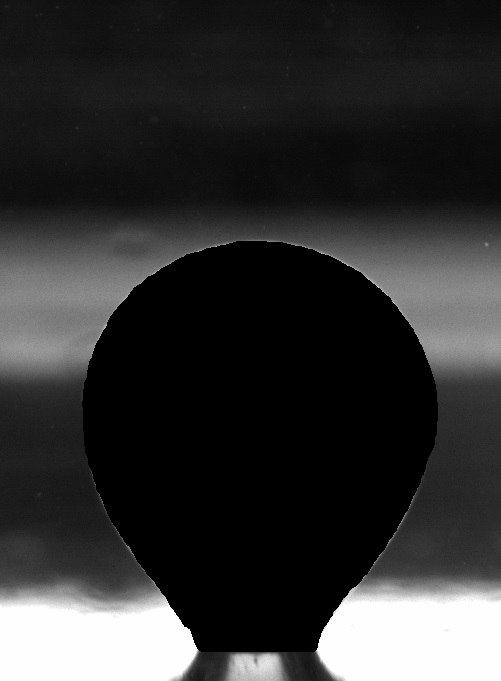
%> input picture 10111.tif, 501 x 681 px
$ octave bound-detect-sv_2.m   (GNU Octave 9; MATLAB toolbox functions it lacks are replaced by stand-ins)
%> lines starting %> are read from the running program, lines starting %| are printed output that depends on the picture
%% 清空环境变量
clear
clc

%% 读取图片
data = double(imread('10111.tif'));
%> data: size 681x501 double; min 0, max 255, mean 49.5; mean of the top-left, top-right, bottom-left and bottom-right quarters 36, 33.5, 64.1, 64.2
[x,~] = size(data);
%> x = 681
for i = 1:x
    if min(data(i,:))==0
        want(i) = 1;
    else
        want(i) = nan;
    end
end
data = data(want==1,:);
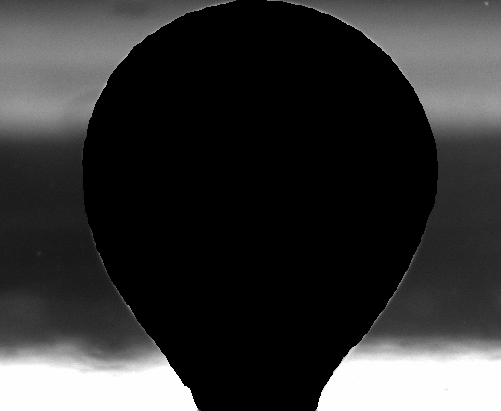
%> data: size 411x501 double; min 0, max 255, mean 53.5
[x,y] = size(data);
%> x = 411; y = 501

%% 识别原点
bound_o = find(data(max(x),:)==0);
%> bound_o = 114 values from 202 to 315
oyjc = round((max(bound_o)+min(bound_o))/2);
%> oyjc = 259
data_left = data(:,1:oyjc);
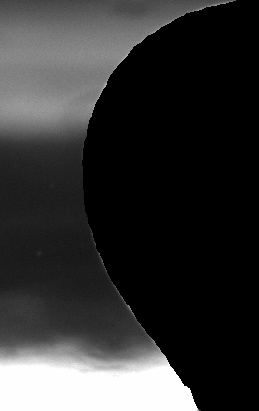
%> data_left: size 411x259 double; min 0, max 255, mean 51.8
data_right = data(:,oyjc+1:y);
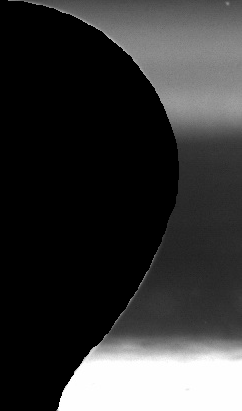
%> data_right: size 411x242 double; min 0, max 255, mean 55.3

%% 识别边界点
for i = 1:x
    bound_left(i) = (oyjc - sum(data_left(i,:)==0))/length(bound_o);
end
%> after the loop, bound_left = 411 values, max 2.07 at index 1, min 0.719 at index 161, mean 1.09

for i = 1:x
    bound_right(i) = (oyjc + sum(data_right(i,:)==0) + 1)/length(bound_o);
end
%> after the loop, bound_right = 411 values, max 3.85 at index 162, min 2.35 at index 1, mean 3.44

%% 边界绘图
figure(1)
mid = (x:-1:1)/length(bound_o);
%> mid = 411 values, max 3.61 at index 1, min 0.00877 at index 411, mean 1.81
plot(bound_left,mid,bound_right,mid,[bound_left(1),bound_right(1)],[x/length(bound_o),x/length(bound_o)],'color','b');
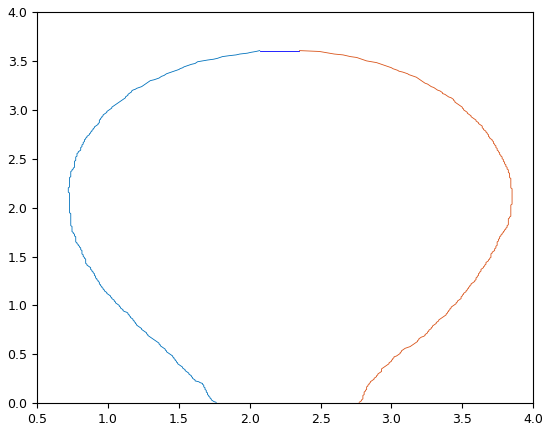
%> figure redrawn from the program's plot data
p1 = polyfit(mid,(oyjc+1)/length(bound_o)-bound_left,10);
%> p1 = [-0.00281 0.0433 -0.28 0.992 -2.1 2.71 -2.02 0.482 0.387 0.463 0.527]

%% 拟合边界
yi = polyval(p1,mid);
%> yi = 411 values, max 1.56 at index 173, min 0.208 at index 1, mean 1.19
figure(2)
plot(mid,yi,mid,(oyjc+1)/length(bound_o)-bound_left,'.');
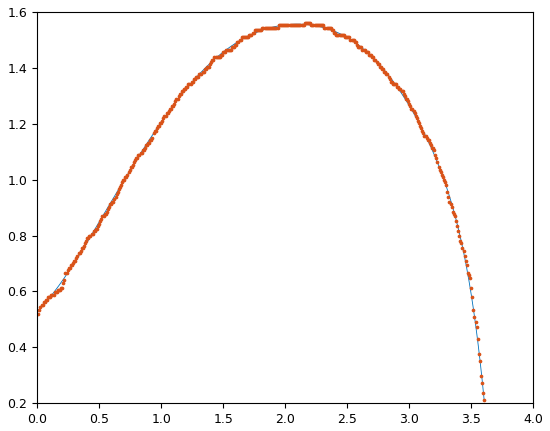
%> figure redrawn from the program's plot data

%% 体积
p11 = conv(p1,p1);
%> p11 = 21 values, max 16.59 at index 11, min -15.61 at index 10, mean 0.0692
q = polyint(p11);
%> q = 22 values, max 1.51 at index 11, min -1.3 at index 10, mean 0.035
V = diff(polyval(q,[0 mid(1)])) * pi;
%> V = 17.44

%% 表面积
dp1 = polyder(p1);
%> dp1 = [-0.0281 0.389 -2.24 6.94 -12.59 13.55 -8.07 1.45 0.774 0.463]
syms x
%> (this line was passed over: syms is not available in this run)
f3 = @(x) (p1(1)*x.^10 + p1(2)*x.^9 + p1(3)*x.^8 + p1(4)*x.^7 + p1(5)*x.^6 + p1(6)*x.^5 + p1(7)*x.^4 + p1(8)*x.^3 + p1(9)*x.^2 + p1(10)*x + p1(11)).*...
    sqrt(1 + (dp1(1)*x.^9 + dp1(2)*x.^8 + dp1(3)*x.^7 + dp1(4)*x.^6 + dp1(5)*x.^5 + dp1(6)*x.^4 + + dp1(7)*x.^3 + dp1(8)*x.^2 + dp1(9)*x + dp1(10)).^2);
S = 2 * pi * quad(f3,0,mid(1));
%> S = 32.06

% mas实际1mm代表的像素点
mas = 320;
chris = length(bound_o);
%> chris = 114
happy = mas / chris;
%> happy = 2.81
V = V / happy^3;
%> V = 0.788
S = S / happy^2;
%> S = 4.07
